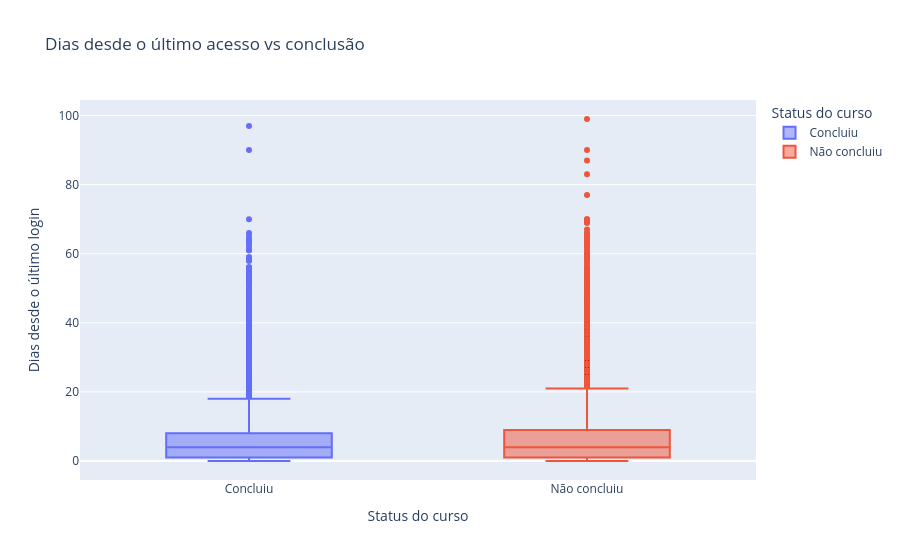

Notebook code for this chart:
### Markdown cell above
## Boxplot: dias desde último login

### Code cell
fig_last_login = px.box(
    df_chars,
    x="Completed_Label",
    y="Days_Since_Last_Login",
    color="Completed_Label",
    title="Dias desde o último acesso vs conclusão",
    labels={
        "Completed_Label": "Status do curso",
        "Days_Since_Last_Login": "Dias desde o último login"
    }
)
fig_last_login.show()

### Figure 1 — Plotly figure (JSON) as saved in the notebook; plotly's stock layout.template omitted (floating-point values rounded to 4 significant figures; data arrays with more than 128 entries replaced by an {"elided": "..."} marker saying what was removed)
{"data": [{"alignmentgroup": "True", "hovertemplate": "Status do curso=%{x}<br>Dias desde o último login=%{y}<extra></extra>", "legendgroup": "Concluiu", "marker": {"color": "#636efa"}, "name": "Concluiu", "notched": false, "offsetgroup": "Concluiu", "orientation": "v", "showlegend": true, "type": "box", "x": {"elided": "49030 str values"}, "x0": " ", "xaxis": "x", "y": {"elided": "49030 int values"}, "y0": " ", "yaxis": "y"}, {"alignmentgroup": "True", "hovertemplate": "Status do curso=%{x}<br>Dias desde o último login=%{y}<extra></extra>", "legendgroup": "Não concluiu", "marker": {"color": "#EF553B"}, "name": "Não concluiu", "notched": false, "offsetgroup": "Não concluiu", "orientation": "v", "showlegend": true, "type": "box", "x": {"elided": "50970 str values"}, "x0": " ", "xaxis": "x", "y": {"elided": "50970 int values"}, "y0": " ", "yaxis": "y"}], "layout": {"boxmode": "overlay", "legend": {"title": {"text": "Status do curso"}, "tracegroupgap": 0}, "title": {"text": "Dias desde o último acesso vs conclusão"}, "xaxis": {"anchor": "y", "categoryarray": ["Concluiu", "Não concluiu"], "categoryorder": "array", "domain": [0, 1], "title": {"text": "Status do curso"}}, "yaxis": {"anchor": "x", "domain": [0, 1], "title": {"text": "Dias desde o último login"}}}}
